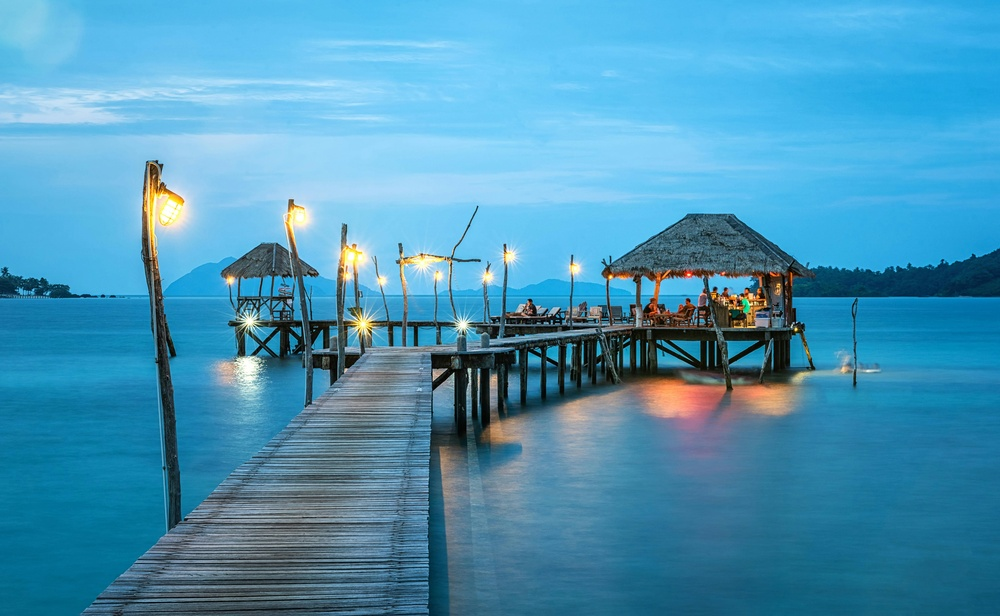
#> input picture Image Subtraction/dataset/gambar 1.jpg, 1000 x 616 px, shrunk from 7308 x 4502 before the run
$ python 'Image Subtraction.py'
#> lines starting #> are read from the running program, lines starting #| are printed output that depends on the picture
from PIL import Image, ImageChops
import matplotlib.pyplot as plt

# Baca gambar
image1 = Image.open('dataset/gambar 1.jpg')
#> image1 is the input picture: PIL image 1000x616 RGB; mean R, G, B 74.6, 148.5, 182.2
image2 = Image.open('dataset/gambar g.jpg')
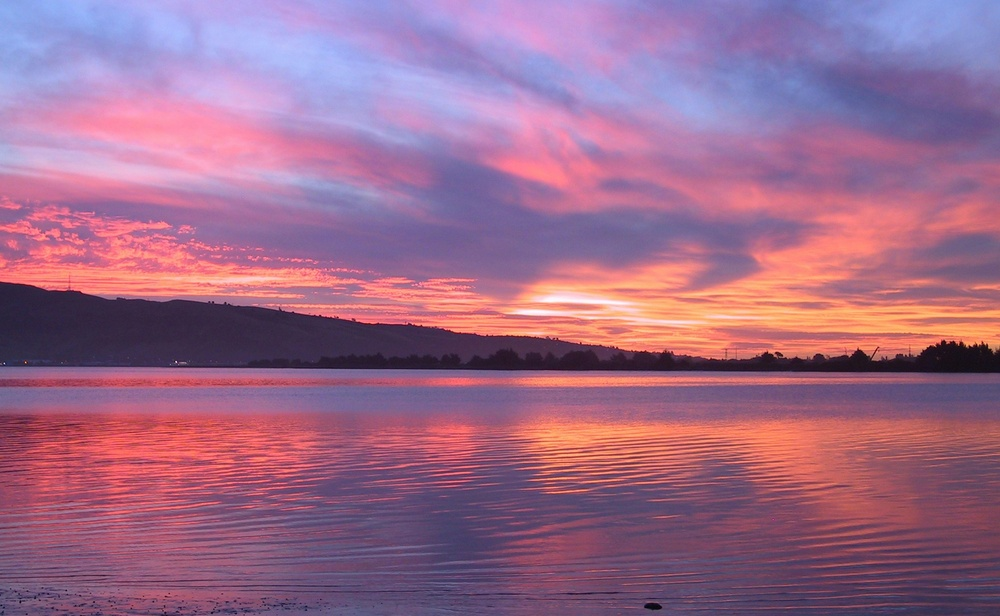
#> input picture Image Subtraction/dataset/gambar g.jpg, 1000 x 616 px, shrunk from 7308 x 4502 before the run
#> image2 is the input picture: PIL image 1000x616 RGB; mean R, G, B 156.7, 106.9, 138.5

# Pastikan kedua gambar memiliki ukuran yang sama
if image1.size != image2.size:
    raise ValueError("Kedua gambar harus memiliki ukuran yang sama untuk digabungkan.")

# Gabungkan gambar dengan pengurangan pixel-wise
subtracted_image = ImageChops.subtract(image1, image2)
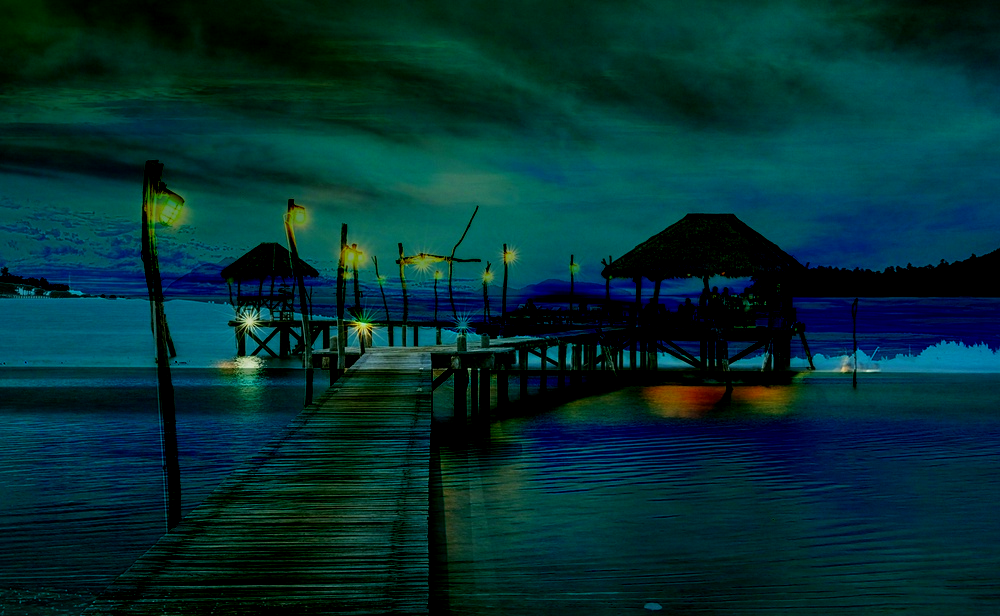
#> subtracted_image: PIL image 1000x616 RGB; mean R, G, B 2.5, 47.1, 50

# Tampilkan gambar asli dan gambar hasil pengurangan
plt.figure(figsize=(15, 5))

plt.subplot(1, 3, 1)
plt.title('Gambar 1')
plt.imshow(image1)

plt.subplot(1, 3, 2)
plt.title('Gambar 2')
plt.imshow(image2)

plt.subplot(1, 3, 3)
plt.title('Gambar Hasil Pengurangan')
plt.imshow(subtracted_image)

plt.show()
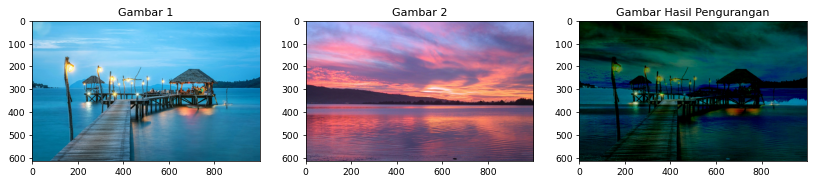
#> figure drawn by matplotlib, 3 panels
